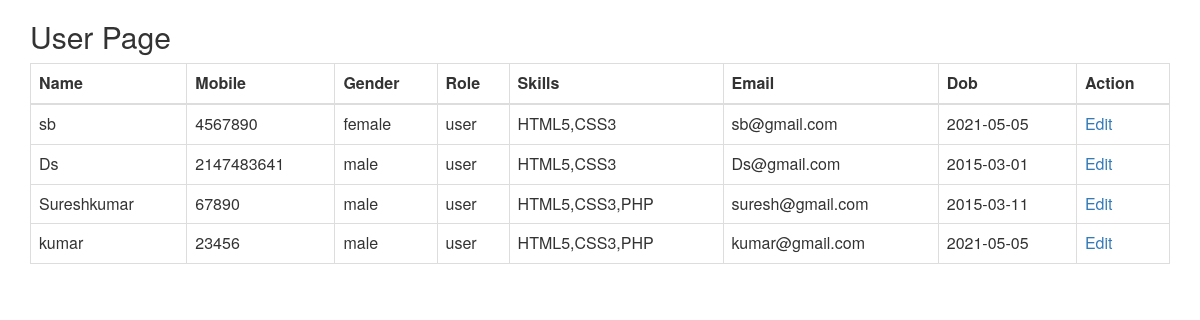
Page /userlist.php on the committed database.
### tables this page shows
CREATE TABLE `registration` (
  `id` int(11) NOT NULL,
  `name` varchar(25) DEFAULT NULL,
  `mobile` int(10) DEFAULT NULL,
  `gender` varchar(8) DEFAULT NULL,
  `role` varchar(8) DEFAULT NULL,
  `skills` varchar(30) DEFAULT NULL,
  `email` varchar(25) DEFAULT NULL,
  `password` varchar(20) DEFAULT NULL,
  `dob` varchar(10) DEFAULT NULL
);

### userlist.php (the view, shortened to what this page needs)
<html>
<head>
  <link rel="stylesheet" href="https://maxcdn.bootstrapcdn.com/bootstrap/3.4.1/css/bootstrap.min.css">
</head>
<body>
<div class="container">
  <h2>User Page</h2>
  <table class="table table-bordered">
    <thead>
      <tr>
        <th>Name</th>
        <th>Mobile</th>
        <th>Gender</th>
        <th>Role</th>
        <th>Skills</th>
        <th>Email</th>
        <th>Dob</th>
        <th>Action</th>
      </tr>
    </thead>
    <tbody>
    <?php
    $servername="localhost";
	$username="root";
	$password="";
	$database="task";
	$con=mysqli_connect($servername,$username,$password,$database);
	$sql="SELECT * FROM registration where role='user'";
    $sql2=mysqli_query($con,$sql);
    while($result=mysqli_fetch_row($sql2)){
     echo "<tr>";
     echo  "<td>$result[1]</td>";
     echo  "<td>$result[2]</td>";
     echo  "<td>$result[3]</td>";
     echo  "<td>$result[4]</td>";
     echo  "<td>$result[5]</td>";
     echo  "<td>$result[6]</td>";
     echo  "<td>$result[8]</td>";
     echo  "<td><a href='update.php?id=$result[0]&page=user'>Edit</a></td>";
   }?>
    </tbody>
  </table>
</div>
</body>
</html>

### rows in the picture
registration: name "sb", mobile "4567890", gender "female", role "user", skills "HTML5,CSS3", email "sb@gmail.com", dob "2021-05-05"
registration: name "Ds", mobile "2147483641", gender "male", role "user", skills "HTML5,CSS3", email "Ds@gmail.com", dob "2015-03-01"
registration: name "Sureshkumar", mobile "67890", gender "male", role "user", skills "HTML5,CSS3,PHP", email "suresh@gmail.com", dob "2015-03-11"
registration: name "kumar", mobile "23456", gender "male", role "user", skills "HTML5,CSS3,PHP", email "kumar@gmail.com", dob "2021-05-05"
